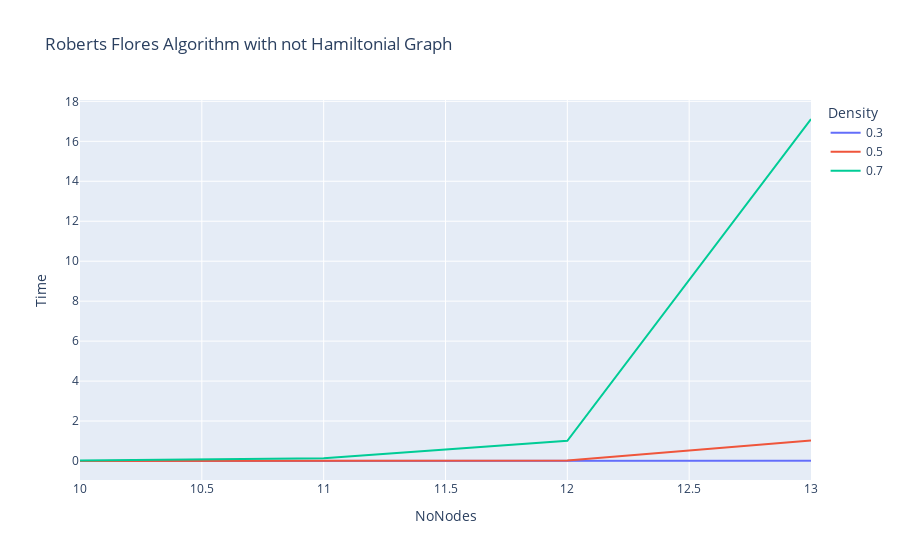

The notebook cell this image was saved under:
### Code cell
showGraph(df, title="Roberts Flores Algorithm with not Hamiltonial Graph", xLabel="NoNodes")

### Figure 1 — Plotly figure (JSON) as saved in the notebook; plotly's stock layout.template omitted (floating-point values rounded to 4 significant figures)
{"data": [{"hovertemplate": "Density=0.3<br>NoNodes=%{x}<br>Time=%{y}<extra></extra>", "legendgroup": "0.3", "line": {"color": "#636efa", "dash": "solid"}, "marker": {"symbol": "circle"}, "mode": "lines", "name": "0.3", "orientation": "v", "showlegend": true, "type": "scatter", "x": [10, 11, 12, 13], "xaxis": "x", "y": [0.0002892, 0.0001995, 0.002195, 0.01337], "yaxis": "y"}, {"hovertemplate": "Density=0.5<br>NoNodes=%{x}<br>Time=%{y}<extra></extra>", "legendgroup": "0.5", "line": {"color": "#EF553B", "dash": "solid"}, "marker": {"symbol": "circle"}, "mode": "lines", "name": "0.5", "orientation": "v", "showlegend": true, "type": "scatter", "x": [10, 11, 12, 13], "xaxis": "x", "y": [0.001052, 0.01199, 0.02147, 1.03], "yaxis": "y"}, {"hovertemplate": "Density=0.7<br>NoNodes=%{x}<br>Time=%{y}<extra></extra>", "legendgroup": "0.7", "line": {"color": "#00cc96", "dash": "solid"}, "marker": {"symbol": "circle"}, "mode": "lines", "name": "0.7", "orientation": "v", "showlegend": true, "type": "scatter", "x": [10, 11, 12, 13], "xaxis": "x", "y": [0.02286, 0.1338, 1.009, 17.12], "yaxis": "y"}], "layout": {"legend": {"title": {"text": "Density"}, "tracegroupgap": 0}, "title": {"text": "Roberts Flores Algorithm with not Hamiltonial Graph"}, "xaxis": {"anchor": "y", "domain": [0, 1], "title": {"text": "NoNodes"}}, "yaxis": {"anchor": "x", "domain": [0, 1], "title": {"text": "Time"}}}}
